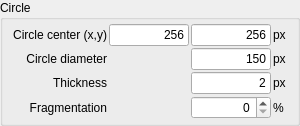
         <widget class="QGroupBox" name="groupBox_3">
          <property name="title">
           <string>Circle</string>
          </property>
          <layout class="QGridLayout" name="gridLayout_2">
           <property name="leftMargin">
            <number>4</number>
           </property>
           <property name="topMargin">
            <number>4</number>
           </property>
           <property name="rightMargin">
            <number>4</number>
           </property>
           <property name="bottomMargin">
            <number>4</number>
           </property>
           <property name="spacing">
            <number>2</number>
           </property>
           <item row="1" column="2">
            <widget class="QLineEdit" name="mCircleCenterYLineEdit">
             <property name="sizePolicy">
              <sizepolicy hsizetype="Preferred" vsizetype="Fixed">
               <horstretch>0</horstretch>
               <verstretch>0</verstretch>
              </sizepolicy>
             </property>
             <property name="minimumSize">
              <size>
               <width>50</width>
               <height>0</height>
              </size>
             </property>
             <property name="maximumSize">
              <size>
               <width>80</width>
               <height>16777215</height>
              </size>
             </property>
             <property name="text">
              <string>256</string>
             </property>
             <property name="alignment">
              <set>Qt::AlignRight|Qt::AlignTrailing|Qt::AlignVCenter</set>
             </property>
            </widget>
           </item>
           <item row="4" column="0">
            <widget class="QLabel" name="label_15">
             <property name="minimumSize">
              <size>
               <width>100</width>
               <height>0</height>
              </size>
             </property>
             <property name="text">
              <string>Fragmentation</string>
             </property>
             <property name="alignment">
              <set>Qt::AlignRight|Qt::AlignTrailing|Qt::AlignVCenter</set>
             </property>
            </widget>
           </item>
           <item row="1" column="0">
            <widget class="QLabel" name="label_23">
             <property name="minimumSize">
              <size>
               <width>100</width>
               <height>0</height>
              </size>
             </property>
             <property name="text">
              <string>Circle center (x,y)</string>
             </property>
             <property name="alignment">
              <set>Qt::AlignRight|Qt::AlignTrailing|Qt::AlignVCenter</set>
             </property>
            </widget>
           </item>
           <item row="3" column="2">
            <widget class="QLineEdit" name="mCircleLineThicknessLineEdit">
             <property name="sizePolicy">
              <sizepolicy hsizetype="Preferred" vsizetype="Fixed">
               <horstretch>0</horstretch>
               <verstretch>0</verstretch>
              </sizepolicy>
             </property>
             <property name="maximumSize">
              <size>
               <width>80</width>
               <height>16777215</height>
              </size>
             </property>
             <property name="text">
              <string>2</string>
             </property>
             <property name="alignment">
              <set>Qt::AlignRight|Qt::AlignTrailing|Qt::AlignVCenter</set>
             </property>
            </widget>
           </item>
           <item row="4" column="3">
            <widget class="QLabel" name="label_6">
             <property name="text">
              <string>%</string>
             </property>
            </widget>
           </item>
           <item row="1" column="1">
            <widget class="QLineEdit" name="mCircleCenterXLineEdit">
             <property name="sizePolicy">
              <sizepolicy hsizetype="Preferred" vsizetype="Fixed">
               <horstretch>0</horstretch>
               <verstretch>0</verstretch>
              </sizepolicy>
             </property>
             <property name="minimumSize">
              <size>
               <width>50</width>
               <height>0</height>
              </size>
             </property>
             <property name="maximumSize">
              <size>
               <width>80</width>
               <height>16777215</height>
              </size>
             </property>
             <property name="text">
              <string>256</string>
             </property>
             <property name="alignment">
              <set>Qt::AlignRight|Qt::AlignTrailing|Qt::AlignVCenter</set>
             </property>
            </widget>
           </item>
           <item row="4" column="2">
            <widget class="QSpinBox" name="mCircleLineFragmentationSpinBox">
             <property name="sizePolicy">
              <sizepolicy hsizetype="Preferred" vsizetype="Fixed">
               <horstretch>0</horstretch>
               <verstretch>0</verstretch>
              </sizepolicy>
             </property>
             <property name="alignment">
              <set>Qt::AlignRight|Qt::AlignTrailing|Qt::AlignVCenter</set>
             </property>
             <property name="maximum">
              <number>100</number>
             </property>
             <property name="value">
              <number>0</number>
             </property>
            </widget>
           </item>
           <item row="3" column="0">
            <widget class="QLabel" name="label_11">
             <property name="sizePolicy">
              <sizepolicy hsizetype="Preferred" vsizetype="Preferred">
               <horstretch>0</horstretch>
               <verstretch>0</verstretch>
              </sizepolicy>
             </property>
             <property name="minimumSize">
              <size>
               <width>100</width>
               <height>0</height>
              </size>
             </property>
             <property name="text">
              <string>Thickness</string>
             </property>
             <property name="alignment">
              <set>Qt::AlignRight|Qt::AlignTrailing|Qt::AlignVCenter</set>
             </property>
             <property name="buddy">
              <cstring>mCircleLineThicknessLineEdit</cstring>
             </property>
            </widget>
           </item>
           <item row="2" column="0">
            <widget class="QLabel" name="label_27">
             <property name="minimumSize">
              <size>
               <width>100</width>
               <height>0</height>
              </size>
             </property>
             <property name="text">
              <string>Circle diameter</string>
             </property>
             <property name="alignment">
              <set>Qt::AlignRight|Qt::AlignTrailing|Qt::AlignVCenter</set>
             </property>
            </widget>
           </item>
           <item row="3" column="3">
            <widget class="QLabel" name="label_12">
             <property name="sizePolicy">
              <sizepolicy hsizetype="Preferred" vsizetype="Preferred">
               <horstretch>0</horstretch>
               <verstretch>0</verstretch>
              </sizepolicy>
             </property>
             <property name="minimumSize">
              <size>
               <width>20</width>
               <height>0</height>
              </size>
             </property>
             <property name="maximumSize">
              <size>
               <width>20</width>
               <height>16777215</height>
              </size>
             </property>
             <property name="text">
              <string>px</string>
             </property>
             <property name="buddy">
              <cstring>mCircleLineThicknessLineEdit</cstring>
             </property>
            </widget>
           </item>
           <item row="2" column="3">
            <widget class="QLabel" name="label_28">
             <property name="sizePolicy">
              <sizepolicy hsizetype="Preferred" vsizetype="Minimum">
               <horstretch>0</horstretch>
               <verstretch>0</verstretch>
              </sizepolicy>
             </property>
             <property name="minimumSize">
              <size>
               <width>20</width>
               <height>0</height>
              </size>
             </property>
             <property name="maximumSize">
              <size>
               <width>20</width>
               <height>16777215</height>
              </size>
             </property>
             <property name="text">
              <string>px</string>
             </property>
            </widget>
           </item>
           <item row="1" column="3">
            <widget class="QLabel" name="label_26">
             <property name="sizePolicy">
              <sizepolicy hsizetype="Preferred" vsizetype="Minimum">
               <horstretch>0</horstretch>
               <verstretch>0</verstretch>
              </sizepolicy>
             </property>
             <property name="minimumSize">
              <size>
               <width>20</width>
               <height>0</height>
              </size>
             </property>
             <property name="maximumSize">
              <size>
               <width>20</width>
               <height>16777215</height>
              </size>
             </property>
             <property name="text">
              <string>px</string>
             </property>
            </widget>
           </item>
           <item row="2" column="2">
            <widget class="QLineEdit" name="mCircleDiameterLineEdit">
             <property name="sizePolicy">
              <sizepolicy hsizetype="Preferred" vsizetype="Fixed">
               <horstretch>0</horstretch>
               <verstretch>0</verstretch>
              </sizepolicy>
             </property>
             <property name="minimumSize">
              <size>
               <width>50</width>
               <height>0</height>
              </size>
             </property>
             <property name="maximumSize">
              <size>
               <width>80</width>
               <height>16777215</height>
              </size>
             </property>
             <property name="text">
              <string>150</string>
             </property>
             <property name="alignment">
              <set>Qt::AlignRight|Qt::AlignTrailing|Qt::AlignVCenter</set>
             </property>
            </widget>
           </item>
          </layout>
         </widget>
